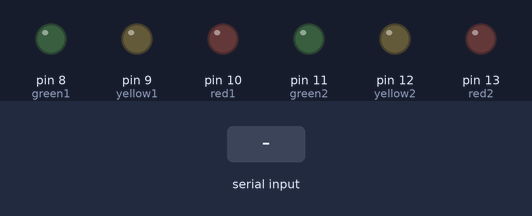
This sketch was run on a simulated Arduino Uno, built with avr-gcc and run on an emulated ATmega328P. Parts: output pins drawn as LEDs (lit = HIGH). The inputs (shaded band) are chosen by the test bench.

Above: at 1.2 s.
1.3 s: "a" received over Serial
At 1.6 s:
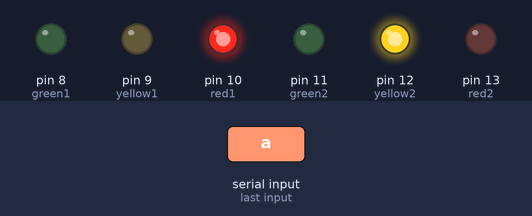
2.8 s: "z" received over Serial
At 4.0 s:
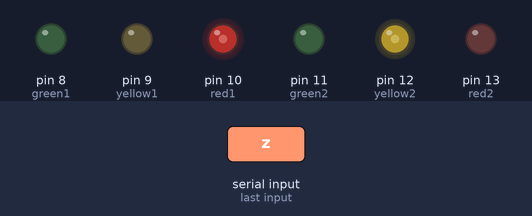
4.3 s: "b" received over Serial
At 4.9 s:
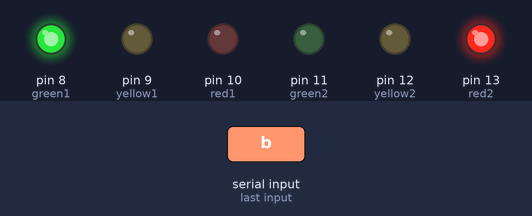
5.8 s: "c" received over Serial
At 6.2 s:
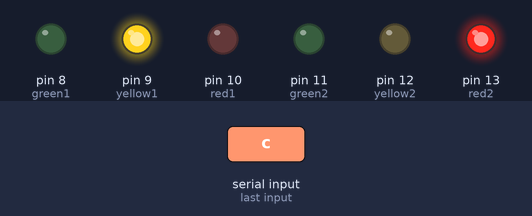
7.3 s: "d" received over Serial
At 8.5 s:
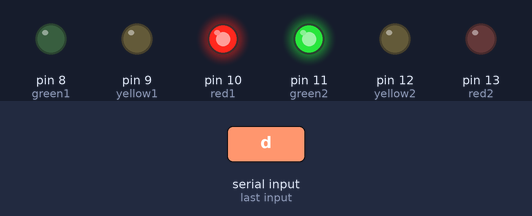
8.8 s: "e" received over Serial
At 10.4 s:
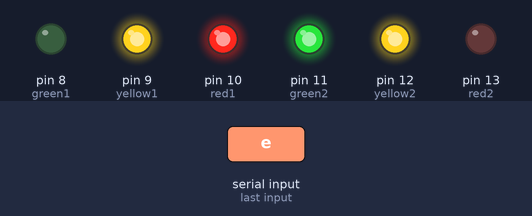
Timing chart, 0 to 12.8 s (numbered marks = the images above; inputs shaded):
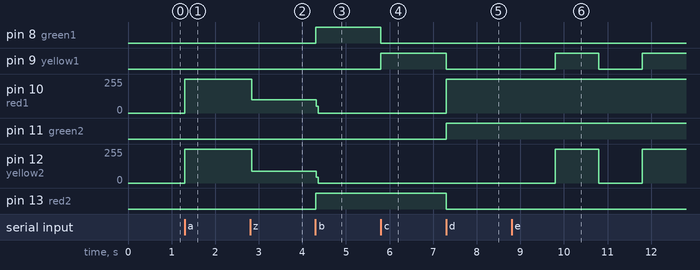

Measured:
- after the input at 1.3 s, pin 10 (red1), pin 12 (yellow2): 0/255 → 255/255 at once
- after the input at 2.8 s, pin 10 (red1): 255/255 → 101/255 at once; pin 12 (yellow2): 255/255 → 89/255 at once
- after the input at 4.3 s, pin 8 (green1), pin 13 (red2): LOW → HIGH at once; pin 10 (red1): 101/255 → 0/255 at once; pin 12 (yellow2): 89/255 → 0/255 at once
- after the input at 5.8 s, pin 8 (green1): HIGH → LOW at once; pin 9 (yellow1): LOW → HIGH at once
- after the input at 7.3 s, pin 9 (yellow1), pin 13 (red2): HIGH → LOW at once; pin 10 (red1): 0/255 → 255/255 at once; pin 11 (green2): LOW → HIGH at once
- after the input at 8.8 s, pin 9 (yellow1): LOW → HIGH after 1.0 s, → LOW 1.0 s later, → HIGH 1.0 s later; pin 12 (yellow2): 0/255 → 255/255 after 1.0 s, → 0/255 1.0 s later, → 255/255 1.0 s later

The sketch:

traffic_light.ino
```cpp
int val;
int red1 = 10;
int red2 = 13;
int yellow1 = 9;
int yellow2 = 12;
int green1 = 8;
int green2 = 11;

void setup() {
  // put your setup code here, to run once:
  pinMode(red1, OUTPUT);
  pinMode(red2, OUTPUT);
  pinMode(yellow1, OUTPUT);
  pinMode(yellow2, OUTPUT);
  pinMode(green1, OUTPUT);
  pinMode(green2, OUTPUT);
  Serial.begin(9600);
}

void loop() {
  // put your main code here, to run repeatedly:
  while (Serial.available()){
      val = Serial.read();
    }

    // AUTO Mode
    if(val == 'a' || val == 'z')
    {
      digitalWrite(red1, HIGH);
      digitalWrite(yellow1, LOW);
      digitalWrite(green1, LOW);
      digitalWrite(red2, LOW);
      digitalWrite(yellow2, HIGH);
      digitalWrite(green2, LOW);
      //delay(7000);
    }
    if(val == 'b')
    {
      digitalWrite(red1, LOW);
      digitalWrite(yellow1, LOW);
      digitalWrite(green1, HIGH);
      digitalWrite(red2, HIGH);
      digitalWrite(yellow2, LOW);
      digitalWrite(green2, LOW);
      //delay(3000);
    }
    if(val == 'c')
    {
      digitalWrite(red1, LOW);
      digitalWrite(yellow1, HIGH);
      digitalWrite(green1, LOW);
      digitalWrite(red2, HIGH);
      digitalWrite(yellow2, LOW);
      digitalWrite(green2, LOW);
      //delay(7000);
    }

     if(val == 'd')
    {
      digitalWrite(red1, HIGH);
      digitalWrite(yellow1, LOW);
      digitalWrite(green1, LOW);
      digitalWrite(red2, LOW);
      digitalWrite(yellow2, LOW);
      digitalWrite(green2, HIGH);
      //delay(3000);
    }

    // STOP
    if(val == 'z'){
      digitalWrite(red1, LOW);
      digitalWrite(red2, LOW);
      digitalWrite(yellow1, LOW);
      digitalWrite(yellow2, LOW);
      digitalWrite(green1, LOW);
      digitalWrite(green2, LOW);
    }

    // NIGHT Mode
    if(val == 'e'){
      digitalWrite(yellow1, LOW);
      digitalWrite(yellow2, LOW);
      delay(1000);
      digitalWrite(yellow1, HIGH);
      digitalWrite(yellow2, HIGH);
      delay(1000);
    }

    // MANUAL Red1-Green2
    if(val == 'g'){
       digitalWrite(red1, HIGH);
       digitalWrite(green2, HIGH);
       digitalWrite(red2, LOW);
       digitalWrite(green1, LOW);
       delay(1000);
    }
    // MANUAL Red2-Green1
    if(val == 'h'){
       digitalWrite(red2, HIGH);
       digitalWrite(green1, HIGH);
       digitalWrite(red1, LOW);
       digitalWrite(green2, LOW);
       delay(1000);
    }

}
```
